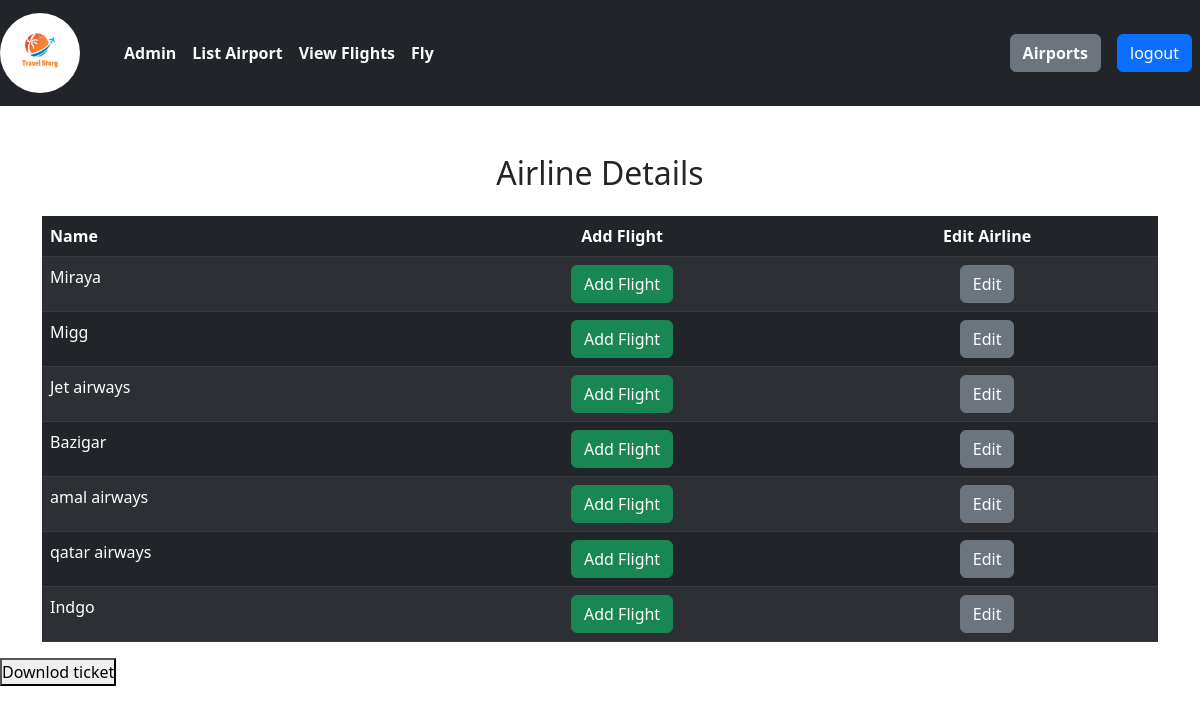
/admin/view_airlines.php, run on the app's committed database.
### tables this page shows
CREATE TABLE `airline` (
  `id` int(100) NOT NULL,
  `name` varchar(255) NOT NULL,
  `created_by` int(100) NOT NULL,
  `created_at` timestamp NOT NULL DEFAULT current_timestamp(),
  `updated_by` int(100) NOT NULL,
  `updated_at` timestamp NOT NULL DEFAULT current_timestamp()
);

### admin/view_airlines.php (the view, shortened to what this page needs)
<?php
    require "../connection.php";
    require "../header.php";
?>
<?php
$sql="SELECT * FROM airline";
$statement=$connection->prepare($sql);
$statement->execute();
$name=$statement->fetchAll(PDO::FETCH_OBJ);
?>
<nav class="navbar navbar-expand-lg bg-dark ">
        <div class="container-fluid m-0 p-0">
            <a class="navbar-brand col-md-1"
                ><img src="../images/blue wing.png" class="logo"
            /></a>
            <div class="collapse navbar-collapse" id="navbarSupportedContent">
            <ul class="navbar-nav me-auto mb-2 mb-lg-0">
                    <li class="nav-item">
                        <a
                            class="nav-link active text-light fw-bold"
                            aria-current="page"
                            href="dashboard.php"
                            >Admin</a
                        >
                    </li>
                    <li class="nav-item">
                        <a class="nav-link active text-light fw-bold" href="view_airport.php"
                            >List Airport</a
                        >
                    </li>
                    <li class="nav-item">
                        <a class="nav-link active text-light fw-bold" href="flight_view.php"
                            >View Flights</a
                        >
                    </li>
                   <li class="nav-item">
                        <a class="nav-link active text-light fw-bold" href="add_root.php"
                            >Fly</a
                        >
                    </li>
            </ul>
                <form class="d-flex me-2">
                    <div>
                        <a href="add_airport.php" class="btn btn-secondary me-2 fw-bold"
                            >Airports</a
                        >
            </div>
                </form>
                <form action="" method="POST" class="d-flex me-2">
                        <input class="btn btn-primary" type="submit" name="logout" value="logout">
                    </form>
            </div>
        </div>
    </nav>
    <div class="container">
        <div class="mt-5" id="divToExport">
            <h2 class="text-center">Airline Details</h2>
            <table class="table table-dark table-striped mt-4" >
                <thead>
                    <tr>
                        <th>Name</th>
                        <th  class="text-center">Add Flight</th>
                        <th  class="text-center">Edit Airline</th>
                    </tr>
                </thead>
                <tbody>
                <?php foreach($name as $nam):?>
                    <tr>
                        <td><?=$nam->name;?></td>
                        <td>
                        <div class="text-center">
                                <a class="btn btn-success"  href="add_flights.php?id=<?=$nam->id; ?>"
                                    >Add Flight</a
                                >
                        </div>
                        </td>
                        <td>
                        <div class="text-center">
                                <a class="btn btn-secondary" href="airline_edit.php?id=<?=$nam->id; ?>"
                                    >Edit</a
                                >
                        </div>
                        </td>
                    </tr>
                    <?php endforeach ?>
                </tbody>
            </table>
        </div>
    </div>
  <p>
    <button type="button" onclick="generatePDF()" class="btn-sm btn-danger pull-right">Downlod ticket</button>
  </p>
<?php
    require "../footer.php";
?>

### admin/css/style.css (style rules this page uses)
* { margin: 0; padding: 0; box-sizing: border-box; }
.logo { width: 80px; border-radius: 100px; }
tr { background-color: rgb(143, 139, 139); }

### data on the page
airline: name "Miraya"
airline: name "Migg"
airline: name "Jet airways"
airline: name "Bazigar"
airline: name "amal airways"
airline: name "qatar airways"
airline: name "Indgo"
